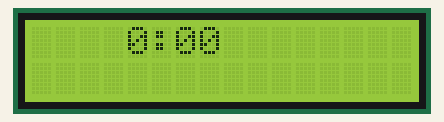
This program was run on a simulated Raspberry Pi Pico running MicroPython. On the bench: 16×2 character LCD. The clock reads 2024-03-15 10:24:30 at power-on unless the program sets it; library files of the repository ran but are not shown: lcd_api.py, pico_i2c_lcd.py; what the program prints to the serial console is not drawn.

Above: at 0.1 s.
At 4.2 s:
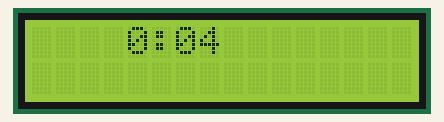
At 9.2 s:
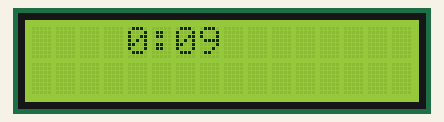
At 19.4 s:
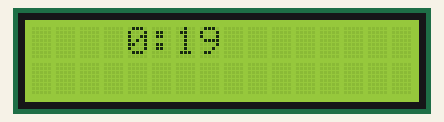
At 28.5 s:
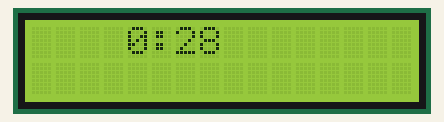
At 38.7 s:
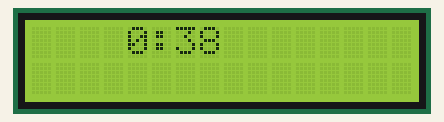

Measured:
- what the display in image 0 shows lasts 1.0 s, from 0.1 s to 1.1 s

The program:

RTC.py
```python
from machine import I2C, Pin, Timer, ADC
from lcd_api import LcdApi
from pico_i2c_lcd import I2cLcd
import utime
import time


I2C_ADDR     = 39
I2C_NUM_ROWS = 2
I2C_NUM_COLS = 16
# display configuratons
display = I2C(1, sda = Pin(10), scl= Pin(11), freq=400000)
lcd = I2cLcd(display, I2C_ADDR, I2C_NUM_ROWS, I2C_NUM_COLS)

CET = int(time.time())

def format_time(time_struct, format_str):
    # Define mappings for format placeholders
    placeholders = {
        '%Y': time_struct[0],   # Year with century
        '%y': time_struct[0] % 100,  # Year without century
        '%m': time_struct[1],  # Month (01-12)
        '%d': time_struct[2],  # Day of the month (01-31)
        '%H': time_struct[3],  # Hour (00-23)
        '%M': time_struct[4],  # Minute (00-59)
        '%S': time_struct[5],  # Second (00-59)
        '%a': ['Mon', 'Tue', 'Wed', 'Thu', 'Fri', 'Sat', 'Sun'][time_struct[6]],  # Short day name
        '%b': ['Jan', 'Feb', 'Mar', 'Apr', 'May', 'Jun', 'Jul', 'Aug', 'Sep', 'Oct', 'Nov', 'Dec'][time_struct[1] - 1]  # Short month name
    }

    # Replace format placeholders with corresponding values
    for placeholder, value in placeholders.items():
        format_str = format_str.replace(placeholder, f"{value:02}")

    return format_str


while True:
    NET = int(time.time())
    timer = NET - CET
    t = time.localtime(timer)
    minute = format_time(t, "%M")
    sec = format_time(t, "%S")
    lcd.clear()
    lcd.move_to(4,0)
    lcd.putstr(f"{minute[1]}:{sec}")
    print(f"\r {minute[1]}:{sec}" , end="")
    time.sleep(1)
```
